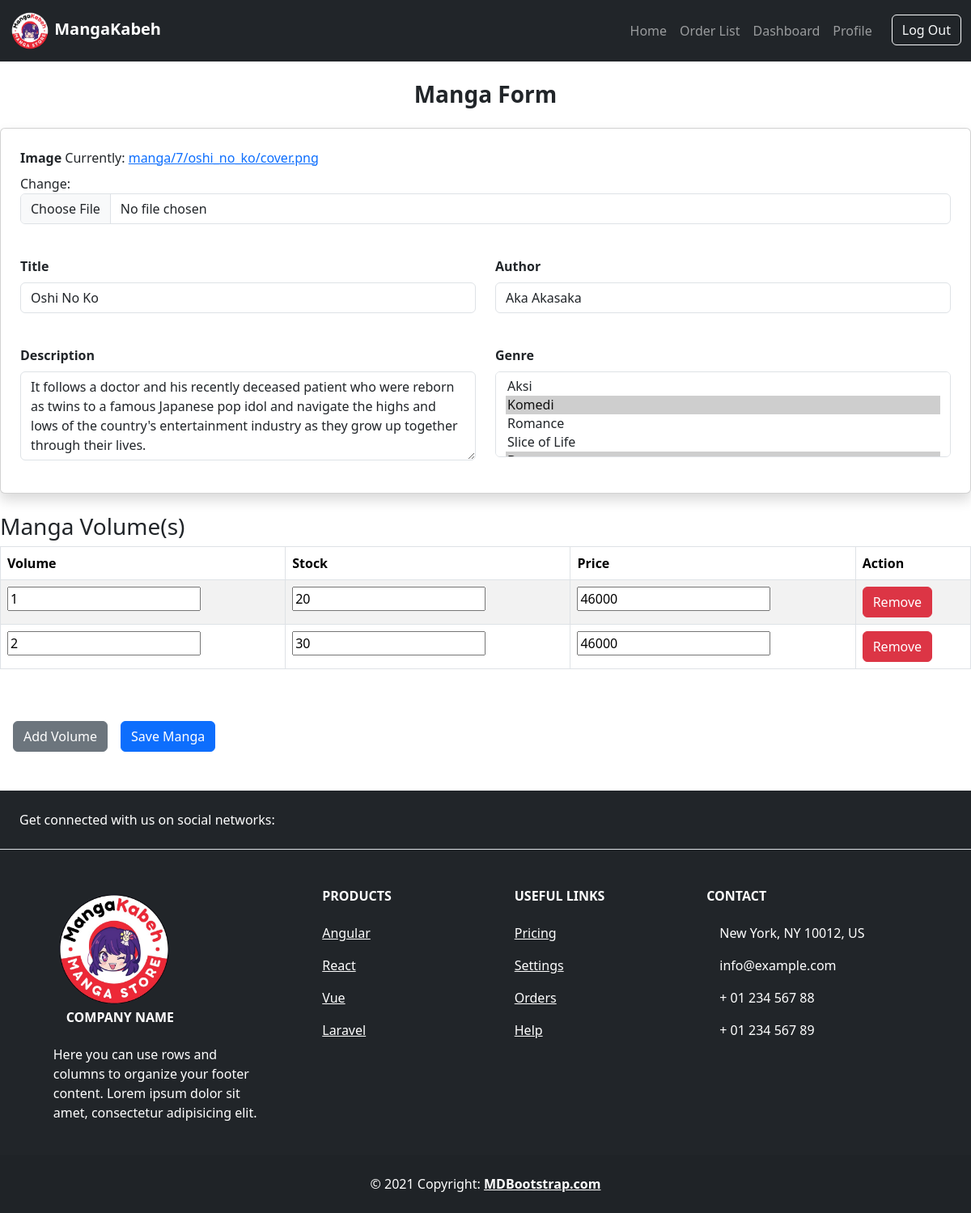
Page /seller/update-manga/7/ (signed in) on the committed database.
### MangaKabeh/models/manga.py (models this page shows, shortened)
class Manga(models.Model):
    title = models.CharField(max_length=255)
    author = models.CharField(max_length=255)
    description = models.TextField()
    seller = models.ForeignKey(User, on_delete=models.CASCADE)
    image = models.ImageField(upload_to=manga_image_upload_path)
    genre = models.ManyToManyField("Genre")
    class Meta :
        unique_together = ('title', 'seller')

### MangaKabeh/views.py (the view)
# urls.py: path('seller/update-manga/<int:manga_id>/', views.manga_form_view, name='edit_manga'),
@group_required('Seller')
def manga_form_view(request, manga_id=None):
    manga = None
    if manga_id:
        manga = get_object_or_404(Manga, id=manga_id, seller=request.user)
    if request.method == "POST":
        print(request.POST)
        manga_form = MangaForm(request.POST, request.FILES, instance=manga)
        volume_formset = VolumeFormSet(request.POST, queryset=VolumeManga.objects.filter(manga=manga))
        if manga_form.is_valid() and volume_formset.is_valid():
            manga = manga_form.save(commit=False)
            manga.seller = request.user
            manga.save()
            genre_data = manga_form.cleaned_data['genre']
            for genre_name in genre_data:
                genre, created = Genre.objects.get_or_create(name=genre_name)
                manga.genre.add(genre)
            volumes = volume_formset.save(commit=False)
            for volume in volumes:
                volume.manga = manga
                volume.save()
            for volume in volume_formset.deleted_objects:
                volume.delete()
            return redirect('dashboard_seller')
        else:
            print("Form Errors:", manga_form.errors)
            print("Formset Errors:", volume_formset.errors)
    else:
        manga_form = MangaForm(instance=manga)
        volume_formset = VolumeFormSet(
            queryset=VolumeManga.objects.filter(manga=manga) if manga else VolumeManga.objects.none()
        )
        for field in manga_form.fields.values():
            field.widget.attrs["class"] = "form-control"
    return render(request, 'seller/manga_form.html', {
        'form': manga_form,
        'volume_formset': volume_formset,
    })

### MangaKabeh/forms.py
class MangaForm(forms.ModelForm):
    class Meta:
        model = Manga
        fields = ['image','title', 'author', 'description','genre']
        widgets = {
            'description': forms.Textarea(attrs={'rows': 4}),
        }
    def __init__(self, *args, **kwargs):
        super().__init__(*args, **kwargs)
        for field in self.fields.values():
            field.widget.attrs.update({"class": "form-control"})

### MangaKabeh/context_processors.py (called while the page is built)
def navbar(request):
    user = request.user
    navbar_user_group = None
    if user.is_authenticated:
        if user.is_superuser:
            navbar_user_group = 'Admin'
        elif user.groups.filter(name = 'Customer').exists():
            navbar_user_group = 'Customer'
        elif user.groups.filter(name = 'Seller').exists():
            navbar_user_group = 'Seller'
    return{
        'navbar_user_group' : navbar_user_group,
        'authenticated' : user.is_authenticated,
    }

### MangaKabeh/models/manga.py (called while the page is built)
    def __str__(self):
        return self.name

### MangaKabeh/templates/seller/manga_form.html (shortened to what this page needs)
{% extends '../base.html' %}
{% block content %}
<form method="post" enctype="multipart/form-data" class="needs-validation" novalidate>
    <div class="mb-4">
        <h3 class="text-center my-4 fw-bold">Manga Form</h3>
        <div class="card shadow p-4">
            <div class="row g-4">
                {% for field in form %}
                <div class="{% if field.field.widget.input_type == 'textarea' or field.field.widget.input_type == 'file' %}col-12{% else %}col-md-6{% endif %}">
                    <div class="mb-3">
                        <label for="{{ field.id_for_label }}" class="form-label fw-bold">{{ field.label }}</label>
                        {{ field }}
                    </div>
                </div>
                {% endfor %}
            </div>
        </div>
    </div>
    <h3>Manga Volume(s)</h3>
    <div style="overflow-x: auto;">
        <table id="volume-formset" class="table table-striped table-bordered" style="width: 100%;">
            <thead>
                <tr>
                    <th>Volume</th>
                    <th>Stock</th>
                    <th>Price</th>
                    <th>Action</th>
                </tr>
            </thead>
            <tbody class="form-group">
                {% for vol in volume_formset %}
                <tr class="volume-form">
                    <td>
                        {{ vol.volume }}
                    </td>
                    <td>
                        {{ vol.stock }}
                    </td>
                    <td>
                        {{ vol.price }}
                    </td>
                    <td>
                        <button type="button" class="remove-volume btn btn-danger">Remove</button>
                    </td>
                </tr>
                {% endfor %}
            </tbody>
        </table>
    </div>
    <div class="d-flex my-5 mx-3">
        <button type="button" id="add-volume" class="btn btn-secondary me-3">Add Volume</button>
        <button type="submit" class="btn btn-primary">Save Manga</button>
    </div>
</form>
{% endblock %}

### rows in the picture
Manga: form "Oshi No Ko" "Aka Akasaka" "It follows a doctor and his recently deceased patient who were reborn as twins to a famous Japanese pop idol and navigate the highs and lows of the country's entertainment industry as they grow up together through their lives."

### other values in the picture
{{ field.label }} "Image" "Title" "Author" "Description" "Genre"
